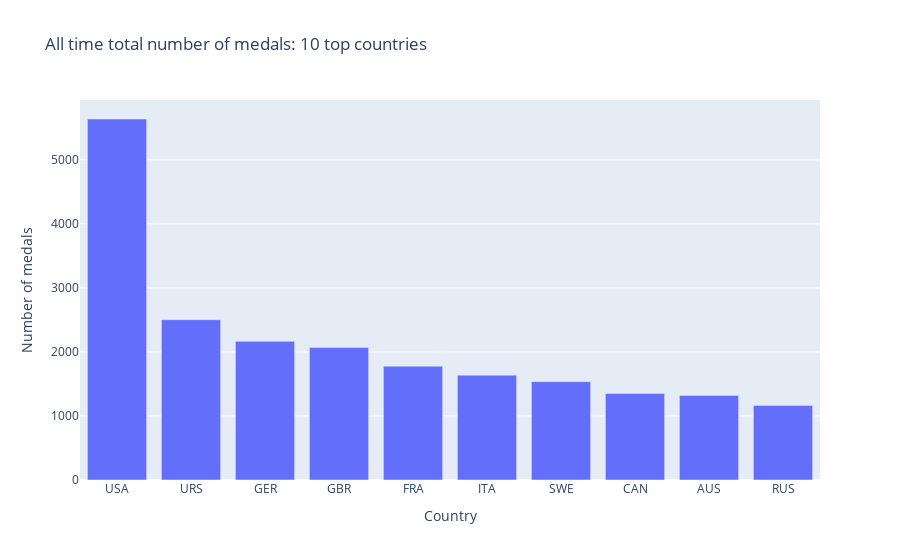

This figure's notebook cell:
### Code cell
fig = px.bar(
    df_medals,
    x=df_medals.index,
    y=["Medal"],
    title="All time total number of medals: 10 top countries",
    labels={"value": "Number of medals", "NOC": "Country"}
)

fig.update_layout(showlegend=False)

fig.show()

### Figure 1 — Plotly figure (JSON) as saved in the notebook; plotly's stock layout.template omitted (floating-point values rounded to 4 significant figures)
{"data": [{"alignmentgroup": "True", "hovertemplate": "variable=Medal<br>Country=%{x}<br>Number of medals=%{y}<extra></extra>", "legendgroup": "Medal", "marker": {"color": "#636efa", "pattern": {"shape": ""}}, "name": "Medal", "offsetgroup": "Medal", "orientation": "v", "showlegend": true, "textposition": "auto", "type": "bar", "x": ["USA", "URS", "GER", "GBR", "FRA", "ITA", "SWE", "CAN", "AUS", "RUS"], "xaxis": "x", "y": [5637, 2503, 2165, 2068, 1777, 1637, 1536, 1352, 1320, 1165], "yaxis": "y"}], "layout": {"barmode": "relative", "legend": {"title": {"text": "variable"}, "tracegroupgap": 0}, "showlegend": false, "title": {"text": "All time total number of medals: 10 top countries"}, "xaxis": {"anchor": "y", "domain": [0, 1], "title": {"text": "Country"}}, "yaxis": {"anchor": "x", "domain": [0, 1], "title": {"text": "Number of medals"}}}}
